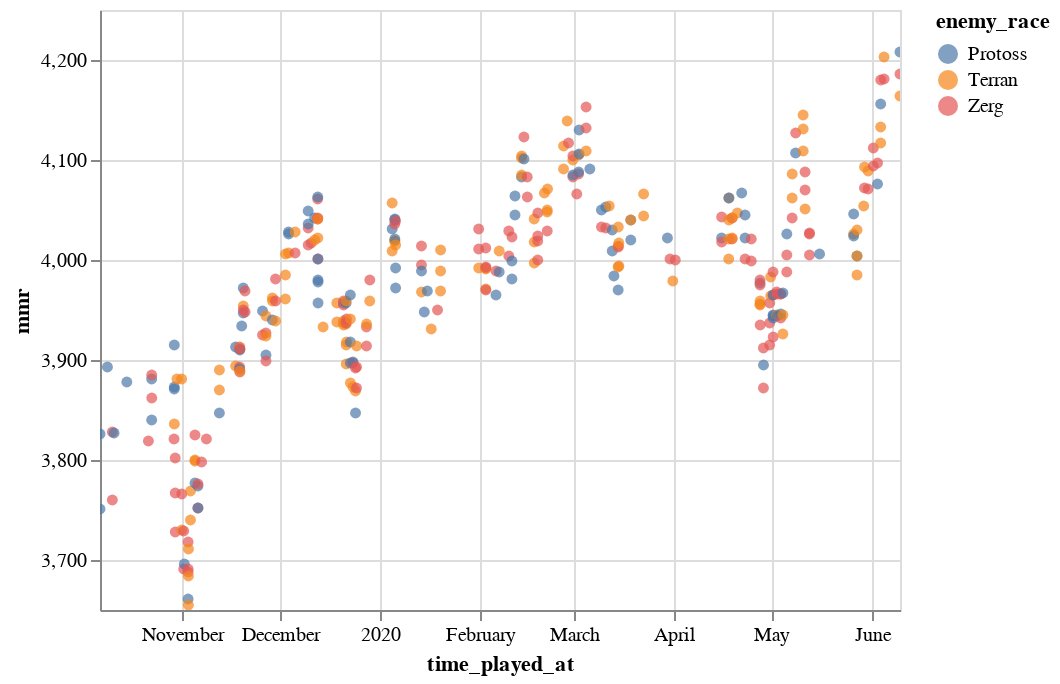

Write notebook code for a chart like this one.
### Code cell
altair.Chart(data).mark_circle().encode(
    altair.X('time_played_at'),
    altair.Y('mmr',
             scale=altair.Scale(zero=False)),
    color='enemy_race',
).interactive()

### Figure 1 — Vega-Lite specification as saved in the notebook (floating-point values rounded to 4 significant figures; data arrays with more than 128 entries replaced by an {"elided": "..."} marker saying what was removed)
{"config": {"view": {"continuousWidth": 400, "continuousHeight": 300}}, "data": {"name": "data-2a019bd732a64de4399bd051ca2a465b"}, "mark": "circle", "encoding": {"color": {"type": "nominal", "field": "enemy_race"}, "x": {"type": "temporal", "field": "time_played_at"}, "y": {"type": "quantitative", "field": "mmr", "scale": {"zero": false}}}, "selection": {"selector002": {"type": "interval", "bind": "scales", "encodings": ["x", "y"]}}, "$schema": "https://vega.github.io/schema/vega-lite/v4.8.1.json", "datasets": {"data-2a019bd732a64de4399bd051ca2a465b": {"elided": "343 records"}}}
